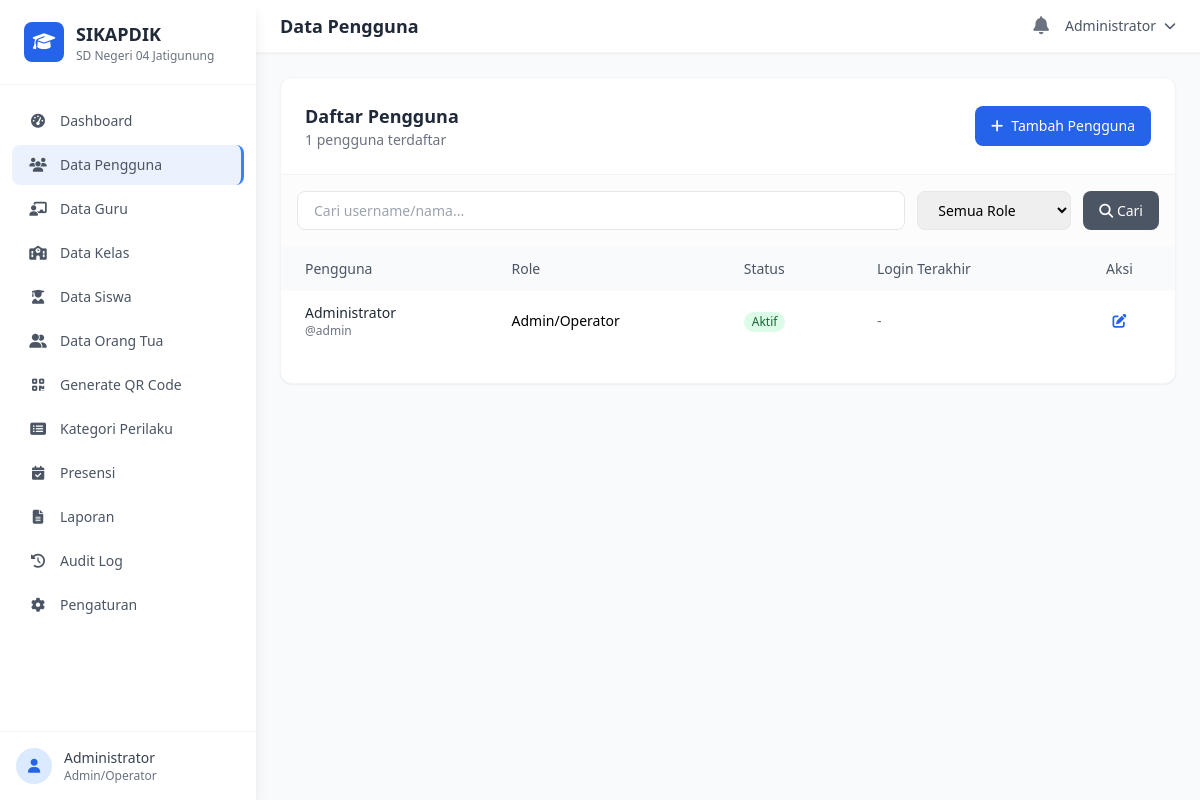
The page /modules/admin/users.php (signed in) on the database its author committed.
### tables this page shows
CREATE TABLE IF NOT EXISTS `users` (
    `id` INT(11) UNSIGNED AUTO_INCREMENT PRIMARY KEY,
    `username` VARCHAR(50) NOT NULL UNIQUE,
    `email` VARCHAR(100) DEFAULT NULL,
    `password` VARCHAR(255) NOT NULL,
    `full_name` VARCHAR(100) NOT NULL,
    `role` ENUM('admin','kepala_sekolah','wali_kelas','guru_mapel','orang_tua') NOT NULL,
    `phone` VARCHAR(20) DEFAULT NULL,
    `avatar` VARCHAR(255) DEFAULT NULL,
    `is_active` TINYINT(1) DEFAULT 1,
    `last_login` DATETIME DEFAULT NULL,
    `login_attempts` INT(3) DEFAULT 0,
    `locked_until` DATETIME DEFAULT NULL,
    `password_changed_at` DATETIME DEFAULT NULL,
    `created_at` TIMESTAMP DEFAULT CURRENT_TIMESTAMP,
    `updated_at` TIMESTAMP DEFAULT CURRENT_TIMESTAMP ON UPDATE CURRENT_TIMESTAMP
);

### includes/Helpers.php (called while the page is built, shortened)
<?php
function paginate($totalItems, $currentPage, $perPage = 10) {
    $totalPages = ceil($totalItems / $perPage);
    $currentPage = max(1, min($currentPage, $totalPages));
    $offset = ($currentPage - 1) * $perPage;
    return [
        'total_items' => $totalItems,
        'per_page' => $perPage,
        'current_page' => $currentPage,
        'total_pages' => $totalPages,
        'offset' => $offset,
        'has_prev' => $currentPage > 1,
        'has_next' => $currentPage < $totalPages
    ];
}
function getRoleName($role) {
    $roles = [
        'admin' => 'Admin/Operator',
        'kepala_sekolah' => 'Kepala Sekolah',
        'wali_kelas' => 'Wali Kelas',
        'guru_mapel' => 'Guru Mapel',
        'orang_tua' => 'Orang Tua/Wali'
    ];
    return $roles[$role] ?? ucfirst($role);
}
function formatNumber($number) {
    return number_format($number, 0, ',', '.');
}
function get($key, $default = '') {
    return isset($_GET[$key]) ? trim($_GET[$key]) : $default;
}

### includes/Database.php (called while the page is built, shortened)
<?php
class Database {
    private static $instance = null;
    private $pdo;
    private function __construct() {
        try {
            $dsn = "mysql:host=" . DB_HOST . ";dbname=" . DB_NAME . ";charset=" . DB_CHARSET;
            $options = [
                PDO::ATTR_ERRMODE => PDO::ERRMODE_EXCEPTION,
                PDO::ATTR_DEFAULT_FETCH_MODE => PDO::FETCH_ASSOC,
                PDO::ATTR_EMULATE_PREPARES => false,
                PDO::MYSQL_ATTR_INIT_COMMAND => "SET NAMES " . DB_CHARSET
            ];
            $this->pdo = new PDO($dsn, DB_USER, DB_PASS, $options);
        } catch (PDOException $e) {
            error_log("Database connection failed: " . $e->getMessage());
            die("Koneksi database gagal. Silakan hubungi administrator.");
        }
    }
    public static function getInstance() {
        if (self::$instance === null) {
            self::$instance = new self();
        }
        return self::$instance;
    }
    public function query($sql, $params = []) {
        try {
            $stmt = $this->pdo->prepare($sql);
            $stmt->execute($params);
            return $stmt;
        } catch (PDOException $e) {
            error_log("Query error: " . $e->getMessage() . " | SQL: " . $sql);
            throw $e;
        }
    }
    public function fetchAll($sql, $params = []) {
        $stmt = $this->query($sql, $params);
        return $stmt->fetchAll();
    }
    public function fetchColumn($sql, $params = []) {
        $stmt = $this->query($sql, $params);
        return $stmt->fetchColumn();
    }
    public function count($table, $where = '1=1', $params = []) {
        $sql = "SELECT COUNT(*) FROM `{$table}` WHERE {$where}";
        return (int) $this->fetchColumn($sql, $params);
    }
}

### modules/admin/users.php (the view, shortened to what this page needs)
<?php
$db = Database::getInstance();
$action = get('action', 'list');
$id = (int) get('id', 0);
include __DIR__ . '/../../templates/header.php';
if ($action === 'add' || ($action === 'edit' && $id > 0)):
    $user = $action === 'edit' ? $db->fetch("SELECT * FROM users WHERE id = ?", [$id]) : null;
?>
<div class="max-w-2xl mx-auto">
    <div class="bg-white rounded-xl shadow-sm border border-gray-100 p-6">
        <div class="flex items-center justify-between mb-6">
            <h3 class="text-lg font-semibold text-gray-800"><?= $action === 'add' ? 'Tambah Pengguna' : 'Edit Pengguna' ?></h3>
            <a href="<?= BASE_URL ?>modules/admin/users.php" class="text-sm text-gray-500 hover:text-gray-700"><i class="fas fa-arrow-left"></i> Kembali</a>
        </div>
        <form method="POST">
            <?= Security::csrfField() ?>
            <input type="hidden" name="form_action" value="<?= $action ?>">
            <div class="grid grid-cols-1 md:grid-cols-2 gap-4 mb-4">
                <div>
                    <label class="block text-sm font-medium text-gray-700 mb-1">Username *</label>
                    <input type="text" name="username" value="<?= htmlspecialchars($user['username'] ?? post('username')) ?>" class="w-full px-4 py-2.5 border border-gray-200 rounded-lg focus:ring-2 focus:ring-blue-500 focus:border-transparent" required>
                </div>
                <div>
                    <label class="block text-sm font-medium text-gray-700 mb-1">Nama Lengkap *</label>
                    <input type="text" name="full_name" value="<?= htmlspecialchars($user['full_name'] ?? post('full_name')) ?>" class="w-full px-4 py-2.5 border border-gray-200 rounded-lg focus:ring-2 focus:ring-blue-500 focus:border-transparent" required>
                </div>
            </div>
            <div class="grid grid-cols-1 md:grid-cols-2 gap-4 mb-4">
                <div>
                    <label class="block text-sm font-medium text-gray-700 mb-1">Email</label>
                    <input type="email" name="email" value="<?= htmlspecialchars($user['email'] ?? post('email')) ?>" class="w-full px-4 py-2.5 border border-gray-200 rounded-lg focus:ring-2 focus:ring-blue-500 focus:border-transparent">
                </div>
                <div>
                    <label class="block text-sm font-medium text-gray-700 mb-1">No. HP</label>
                    <input type="text" name="phone" value="<?= htmlspecialchars($user['phone'] ?? post('phone')) ?>" class="w-full px-4 py-2.5 border border-gray-200 rounded-lg focus:ring-2 focus:ring-blue-500 focus:border-transparent">
                </div>
            </div>
            <div class="grid grid-cols-1 md:grid-cols-2 gap-4 mb-4">
                <div>
                    <label class="block text-sm font-medium text-gray-700 mb-1">Role *</label>
                    <select name="role" class="w-full px-4 py-2.5 border border-gray-200 rounded-lg focus:ring-2 focus:ring-blue-500 focus:border-transparent" required>
                        <option value="">-- Pilih Role --</option>
                        <?php foreach(['admin'=>'Admin/Operator','kepala_sekolah'=>'Kepala Sekolah','wali_kelas'=>'Wali Kelas','guru_mapel'=>'Guru Mapel','orang_tua'=>'Orang Tua'] as $val => $label): ?>
                        <option value="<?= $val ?>" <?= ($user['role'] ?? post('role')) === $val ? 'selected' : '' ?>><?= $label ?></option>
                        <?php endforeach; ?>
                    </select>
                </div>
                <div>
                    <label class="block text-sm font-medium text-gray-700 mb-1">Status</label>
                    <select name="is_active" class="w-full px-4 py-2.5 border border-gray-200 rounded-lg focus:ring-2 focus:ring-blue-500 focus:border-transparent">
                        <option value="1" <?= ($user['is_active'] ?? 1) == 1 ? 'selected' : '' ?>>Aktif</option>
                        <option value="0" <?= ($user['is_active'] ?? 1) == 0 ? 'selected' : '' ?>>Nonaktif</option>
                    </select>
                </div>
            </div>
            <div class="mb-6">
                <label class="block text-sm font-medium text-gray-700 mb-1">Password <?= $action === 'add' ? '*' : '(kosongkan jika tidak diubah)' ?></label>
                <input type="password" name="password" class="w-full px-4 py-2.5 border border-gray-200 rounded-lg focus:ring-2 focus:ring-blue-500 focus:border-transparent" <?= $action === 'add' ? 'required' : '' ?> minlength="8">
                <p class="text-xs text-gray-500 mt-1">Minimal 8 karakter</p>
            </div>
            <div class="flex gap-3">
                <button type="submit" class="px-6 py-2.5 bg-blue-600 text-white rounded-lg hover:bg-blue-700 transition flex items-center gap-2">
                    <i class="fas fa-save"></i> Simpan
                </button>
                <a href="<?= BASE_URL ?>modules/admin/users.php" class="px-6 py-2.5 bg-gray-100 text-gray-700 rounded-lg hover:bg-gray-200 transition">Batal</a>
            </div>
        </form>
    </div>
</div>
<?php else:
    $search = get('search');
    $page = max(1, (int) get('page', 1));
    $perPage = 15;
    $where = "1=1";
    $params = [];
    $total = $db->count('users', $where, $params);
    $pagination = paginate($total, $page, $perPage);
    $users = $db->fetchAll("SELECT * FROM users WHERE {$where} ORDER BY created_at DESC LIMIT {$pagination['per_page']} OFFSET {$pagination['offset']}", $params);
?>
<div class="bg-white rounded-xl shadow-sm border border-gray-100">
    <div class="p-6 border-b border-gray-100 flex flex-col sm:flex-row sm:items-center sm:justify-between gap-4">
        <div>
            <h3 class="text-lg font-semibold text-gray-800">Daftar Pengguna</h3>
            <p class="text-sm text-gray-500"><?= formatNumber($total) ?> pengguna terdaftar</p>
        </div>
        <a href="<?= BASE_URL ?>modules/admin/users.php?action=add" class="inline-flex items-center gap-2 px-4 py-2.5 bg-blue-600 text-white rounded-lg hover:bg-blue-700 transition text-sm">
            <i class="fas fa-plus"></i> Tambah Pengguna
        </a>
    </div>
    <div class="p-4 border-b border-gray-50 bg-gray-50/50">
        <form method="GET" class="flex flex-col sm:flex-row gap-3">
            <input type="text" name="search" value="<?= htmlspecialchars($search) ?>" placeholder="Cari username/nama..." class="flex-1 px-4 py-2 border border-gray-200 rounded-lg text-sm focus:ring-2 focus:ring-blue-500">
            <select name="role_filter" class="px-4 py-2 border border-gray-200 rounded-lg text-sm focus:ring-2 focus:ring-blue-500">
                <option value="">Semua Role</option>
            </select>
            <button type="submit" class="px-4 py-2 bg-gray-600 text-white rounded-lg text-sm hover:bg-gray-700"><i class="fas fa-search"></i> Cari</button>
        </form>
    </div>
    <div class="overflow-x-auto">
        <table class="w-full text-sm">
            <thead class="bg-gray-50 text-left">
                <tr>
                    <th class="px-6 py-3 font-medium text-gray-600">Pengguna</th>
                    <th class="px-6 py-3 font-medium text-gray-600">Role</th>
                    <th class="px-6 py-3 font-medium text-gray-600">Status</th>
                    <th class="px-6 py-3 font-medium text-gray-600">Login Terakhir</th>
                    <th class="px-6 py-3 font-medium text-gray-600 text-center">Aksi</th>
                </tr>
            </thead>
            <tbody class="divide-y divide-gray-100">
                <?php foreach ($users as $u): ?>
                <tr class="hover:bg-gray-50">
                    <td class="px-6 py-3">
                        <p class="font-medium text-gray-800"><?= htmlspecialchars($u['full_name']) ?></p>
                        <p class="text-xs text-gray-500">@<?= htmlspecialchars($u['username']) ?></p>
                    </td>
                    <td class="px-6 py-3"><?= getRoleName($u['role']) ?></td>
                    <td class="px-6 py-3">
                        <?php if ($u['is_active']): ?>
                        <span class="inline-flex items-center px-2 py-0.5 rounded-full text-xs font-medium bg-green-100 text-green-800">Aktif</span>
                        <?php else: ?>
                        <span class="inline-flex items-center px-2 py-0.5 rounded-full text-xs font-medium bg-red-100 text-red-800">Nonaktif</span>
                        <?php endif; ?>
                    </td>
                    <td class="px-6 py-3 text-gray-500"><?= $u['last_login'] ? formatDate($u['last_login'], 'datetime') : '-' ?></td>
                    <td class="px-6 py-3 text-center">
                        <div class="flex items-center justify-center gap-2">
                            <a href="?action=edit&id=<?= $u['id'] ?>" class="text-blue-600 hover:text-blue-800" title="Edit"><i class="fas fa-edit"></i></a>
                        </div>
                    </td>
                </tr>
                <?php endforeach; ?>
            </tbody>
        </table>
    </div>
    <div class="p-4">
    </div>
</div>
<?php endif; ?>
<?php include __DIR__ . '/../../templates/footer.php'; ?>

### rows shown on the page
users: full_name "Administrator", username "admin", role "Admin/Operator", is_active "Aktif"

### other values the page prints
APP_NAME "SIKAPDIK"
SCHOOL_NAME "SD Negeri 04 Jatigunung"
$menu['label'] "Dashboard"
$menu['label'] "Data Pengguna"
$menu['label'] "Data Guru"
$menu['label'] "Data Kelas"
$menu['label'] "Data Siswa"
$menu['label'] "Data Orang Tua"
$menu['label'] "Generate QR Code"
$menu['label'] "Kategori Perilaku"
$menu['label'] "Presensi"
$menu['label'] "Laporan"
$menu['label'] "Audit Log"
$menu['label'] "Pengaturan"
$currentUser "Administrator"
